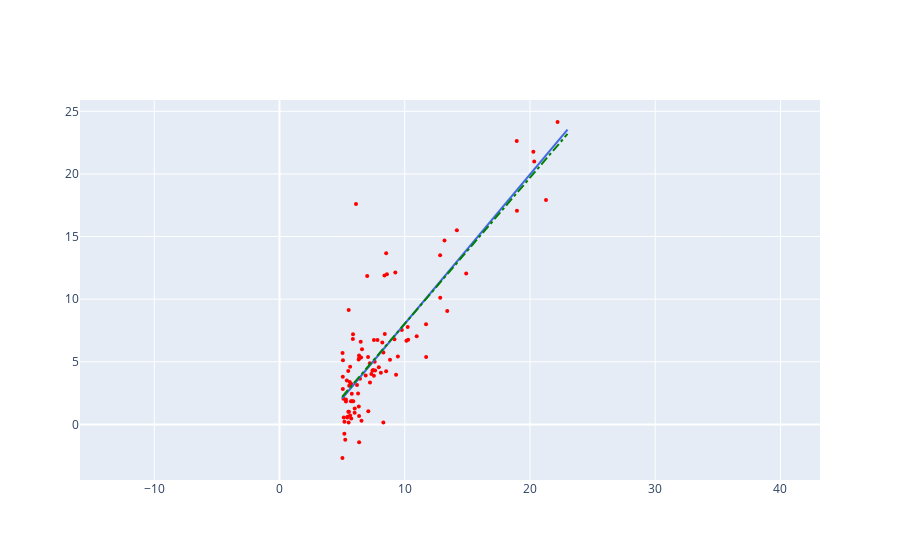

Notebook code cell kept with this figure:
### Code cell
fig=go.Figure()

# points
scatter = go.Scatter(
    x=pts[:,0],
    y=pts[:,1],
    mode="markers",
    marker={
        'size':4,
        'color':'red'},
    name="points"
)
fig.add_trace(scatter)

#
x_min = math.floor(np.min(pts[:,0], axis=0))
x_max = math.ceil(np.max(pts[:,0], axis=0))
ls_y_min = b1 + m1 * x_min
ls_y_max = b1 + m1 * x_max
gd_y_min = b2 + m2 * x_min
gd_y_max = b2 + m2 * x_max

fig.add_shape(type="line",
    x0=x_min, y0=ls_y_min, x1=x_max, y1=ls_y_max,
    line=dict(color="RoyalBlue",width=2)
)
    
fig.add_shape(type="line",
    x0=x_min, y0=gd_y_min, x1=x_max, y1=gd_y_max,
    line=dict(
        color="green",
        width=2,
        dash="dashdot")
)

fig.update_yaxes(scaleanchor = "x", scaleratio = 1)

fig.show()

### Figure 1 — Plotly figure (JSON) as saved in the notebook; plotly's stock layout.template omitted (floating-point values rounded to 4 significant figures)
{"data": [{"marker": {"color": "red", "size": 4}, "mode": "markers", "name": "points", "type": "scatter", "x": [6.11, 5.528, 8.519, 7.003, 5.86, 8.383, 7.476, 8.578, 6.486, 5.055, 5.711, 14.16, 5.734, 8.408, 5.641, 5.379, 6.365, 5.13, 6.43, 7.071, 6.189, 20.27, 5.49, 6.326, 5.565, 18.95, 12.83, 10.96, 13.18, 22.2, 5.252, 6.589, 9.248, 5.892, 8.211, 7.933, 8.096, 5.606, 12.84, 6.353, 5.407, 6.883, 11.71, 5.774, 7.825, 7.093, 5.07, 5.801, 11.7, 5.542, 7.54, 5.308, 7.424, 7.603, 6.333, 6.359, 6.274, 5.64, 9.31, 9.454, 8.825, 5.179, 21.28, 14.91, 18.96, 7.218, 8.295, 10.24, 5.499, 20.34, 10.14, 7.335, 6.006, 7.226, 5.027, 6.548, 7.539, 5.037, 10.27, 5.108, 5.729, 5.188, 6.356, 9.769, 6.516, 8.517, 9.18, 6.002, 5.52, 5.059, 5.708, 7.637, 5.871, 5.305, 8.293, 13.39, 5.437], "y": [17.59, 9.13, 13.66, 11.85, 6.823, 11.89, 4.348, 12, 6.599, 3.817, 3.252, 15.51, 3.155, 7.226, 0.7162, 3.513, 5.305, 0.5608, 3.652, 5.389, 3.139, 21.77, 4.263, 5.188, 3.083, 22.64, 13.5, 7.047, 14.69, 24.15, -1.22, 5.997, 12.13, 1.849, 6.543, 4.562, 4.116, 3.393, 10.12, 5.497, 0.5566, 3.912, 5.385, 2.441, 6.732, 1.046, 5.134, 1.844, 8.004, 1.018, 6.75, 1.84, 4.288, 4.998, 1.423, -1.421, 2.476, 4.604, 3.962, 5.414, 5.169, -0.7428, 17.93, 12.05, 17.05, 4.885, 5.744, 7.775, 1.017, 20.99, 6.68, 4.026, 1.278, 3.341, -2.681, 0.2968, 3.885, 5.701, 6.753, 2.058, 0.4795, 0.2042, 0.6786, 7.543, 5.344, 4.242, 6.798, 0.927, 0.152, 2.821, 1.845, 4.296, 7.203, 1.987, 0.1445, 9.055, 0.617]}], "layout": {"shapes": [{"line": {"color": "RoyalBlue", "width": 2}, "type": "line", "x0": 5, "x1": 23, "y0": 2.069, "y1": 23.54}, {"line": {"color": "green", "dash": "dashdot", "width": 2}, "type": "line", "x0": 5, "x1": 23, "y0": 2.202, "y1": 23.2}], "yaxis": {"scaleanchor": "x", "scaleratio": 1}}}
